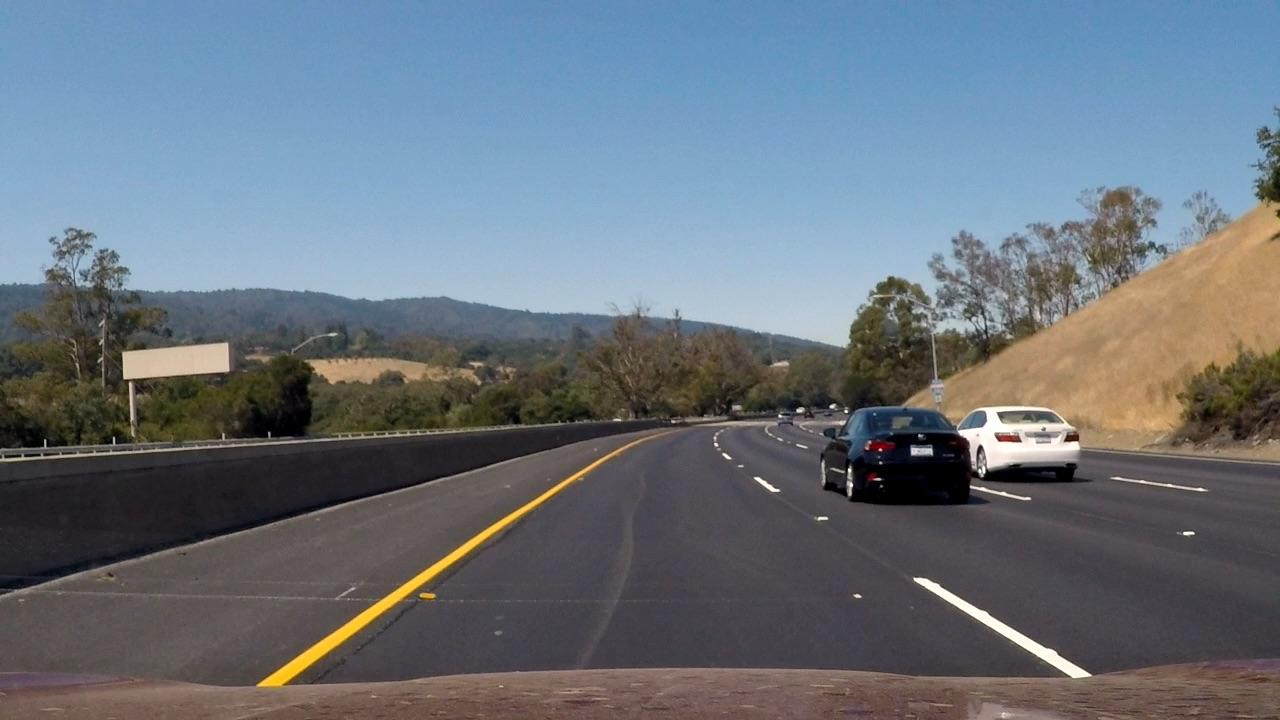
#> input picture lane_detection/images/YellowWhite.jpg, 1280 x 720 px, found by its file name
$ python run.py
#> lines starting #> are read from the running program, lines starting #| are printed output that depends on the picture; after the words box and inside, x2 and y2 are one past the last pixel; in counts of white or black regions, pixels touching at a corner belong together
import cv2
from matplotlib import pyplot as plt
import numpy as np
from collections import deque
from moviepy.editor import VideoFileClip
import os


def convert_hls(image):
    return cv2.cvtColor(image, cv2.COLOR_RGB2HLS)


def gray_scale(img):
    return cv2.cvtColor(img, cv2.COLOR_RGB2GRAY)


def white_yellow(image):
    converted = convert_hls(image)
    # white color mask
    lower = np.uint8([0, 200,   0])
    upper = np.uint8([255, 255, 255])
    white_mask = cv2.inRange(converted, lower, upper)
    # yellow color mask
    lower = np.uint8([90,   80, 100])
    upper = np.uint8([110, 255, 255])
    yellow_mask = cv2.inRange(converted, lower, upper)
    # combine the mask
    mask = cv2.bitwise_or(white_mask, yellow_mask)
    return cv2.bitwise_and(image, image, mask=mask)


def gaussian_smoothing(img, kernel_size=15):
    return cv2.GaussianBlur(img, (kernel_size, kernel_size), 0)


def canny_edges(img, low=50, high=150):
    return cv2.Canny(img, low, high)


def filter_region(img, vertices):
    mask = np.zeros_like(img)
    cv2.fillPoly(mask, vertices, 255)
    return cv2.bitwise_and(img, mask)


def interest_region(img):
    rows, cols = img.shape
    bottom_left = [cols*0.1, rows*0.95]
    top_left = [cols*0.4, rows*0.6]
    bottom_right = [cols*0.9, rows*0.95]
    top_right = [cols*0.6, rows*0.6]
    vertices = np.array([[bottom_left, top_left, top_right,
                          bottom_right]], dtype=np.int32)
    return filter_region(img, vertices)


def hough_lines(img):
    return cv2.HoughLinesP(img, rho=1, theta=np.pi/180, threshold=20, minLineLength=20, maxLineGap=300)


def _average_lines(lines):
    left_lanes = []
    left_weights = []
    right_lanes = []
    right_weights = []

    for line in lines:
        x1, y1, x2, y2 = line[0]
        if x1 == x2:
            # skip vertical lines
            continue

        slope = (y2 - y1)/(x2 - x1)
        y_intercept = y1 - slope * x1
        length = np.sqrt((x2 - x1)**2 + (y2 - y1)**2)

        # y is reversed
        if slope > 0:
            right_lanes.append((slope, y_intercept))
            right_weights.append((length))
        else:
            left_lanes.append((slope, y_intercept))
            left_weights.append((length))

    left_lane = np.dot(left_weights, left_lanes) / np.sum(left_weights) if len(left_lanes) > 0 else None
    right_lane = np.dot(right_weights, right_lanes) / np.sum(right_weights) if len(right_lanes) > 0 else None
    return left_lane, right_lane


def lane_lines(img, lines):
    left_line, right_line = _average_lines(lines)

    y1 = img.shape[0] * 0.9
    y2 = y1 * 0.6
    print(left_line)
    if left_line is not None:
        # left line
        x1 = (y1 - left_line[1]) / left_line[0]
        x2 = (y2 - left_line[1]) / left_line[0]
        left_line = ((int(x1), int(y1)), (int(x2), int(y2)))
    if right_line is not None:
        # right line
        x1 = (y1 - right_line[1]) / right_line[0]
        x2 = (y2 - right_line[1]) / right_line[0]
        right_line = ((int(x1), int(y1)), (int(x2), int(y2)))

    return left_line, right_line

def draw_lines(img, lines):
    img_lines = np.zeros_like(img)
    for line in lines:
        cv2.line(img_lines, line[0], line[1], (0, 0, 255), 10)

    return cv2.addWeighted(img, 1, img_lines, 1, 0)

class LaneDetector():

    def __init__(self):
        self.left_lines = deque(maxlen=50)
        self.right_lines = deque(maxlen=50)

    def process(self, img):
        img_processed = white_yellow(img)

        img_processed = gray_scale(img_processed)
        img_processed = gaussian_smoothing(img_processed)
        img_processed = canny_edges(img_processed)
        img_processed = interest_region(img_processed)
        lines = hough_lines(img_processed)
        left_line, right_line = lane_lines(img_processed, lines)

        # store lines
        if left_line is not None:
            self.left_lines.append(left_line)
        if right_line is not None:
            self.right_lines.append(right_line)

        # mean lines
        if len(self.left_lines) > 0:
            left_line = tuple(
                map(tuple, np.mean(self.left_lines, axis=0, dtype=np.int32)))
        if len(self.right_lines) > 0:
            right_line = tuple(
                map(tuple, np.mean(self.right_lines, axis=0, dtype=np.int32)))

        final_img = draw_lines(img, [left_line, right_line])

        return final_img

    def process_video(self, input, output):
        clip = VideoFileClip(input)
        processed = clip.fl_image(detector.process)
        processed.write_videofile(output, audio=False)


if __name__ == "__main__":
    detector = LaneDetector()

    img_original = cv2.imread('./lane_detection/images/YellowWhite.jpg')  # rgb
#> img_original is the input picture: shape (720, 1280, 3); mean B, G, R 125.1, 115.2, 105.7
    img = detector.process(img_original)
#> in white_yellow, `white_mask = cv2.inRange(converted, lower, upper)`:
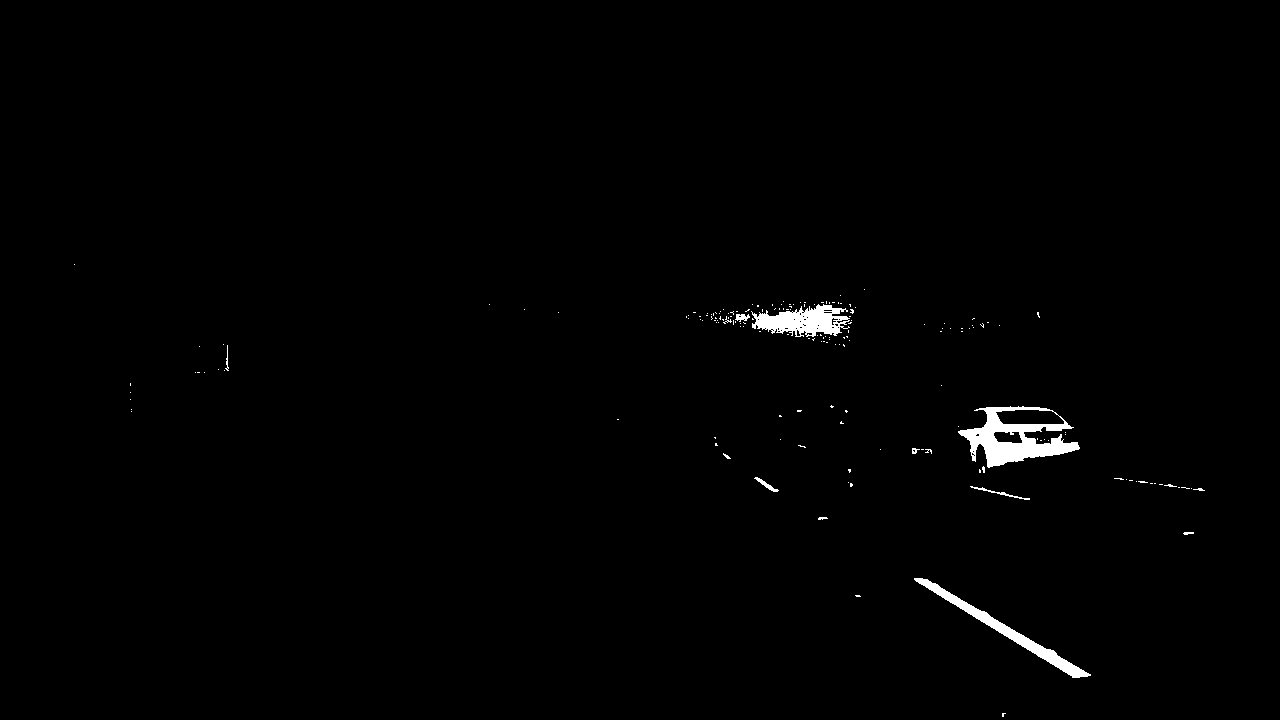
#> white_mask: shape (720, 1280); 0.86% white; 172 white regions (158 under 20 px), largest, box (x1, y1, x2, y2) and area: (958, 406, 1080, 468) 3261, (751, 304, 850, 337) 1913, (914, 578, 1091, 678) 1853
#> in white_yellow, `yellow_mask = cv2.inRange(converted, lower, upper)`:
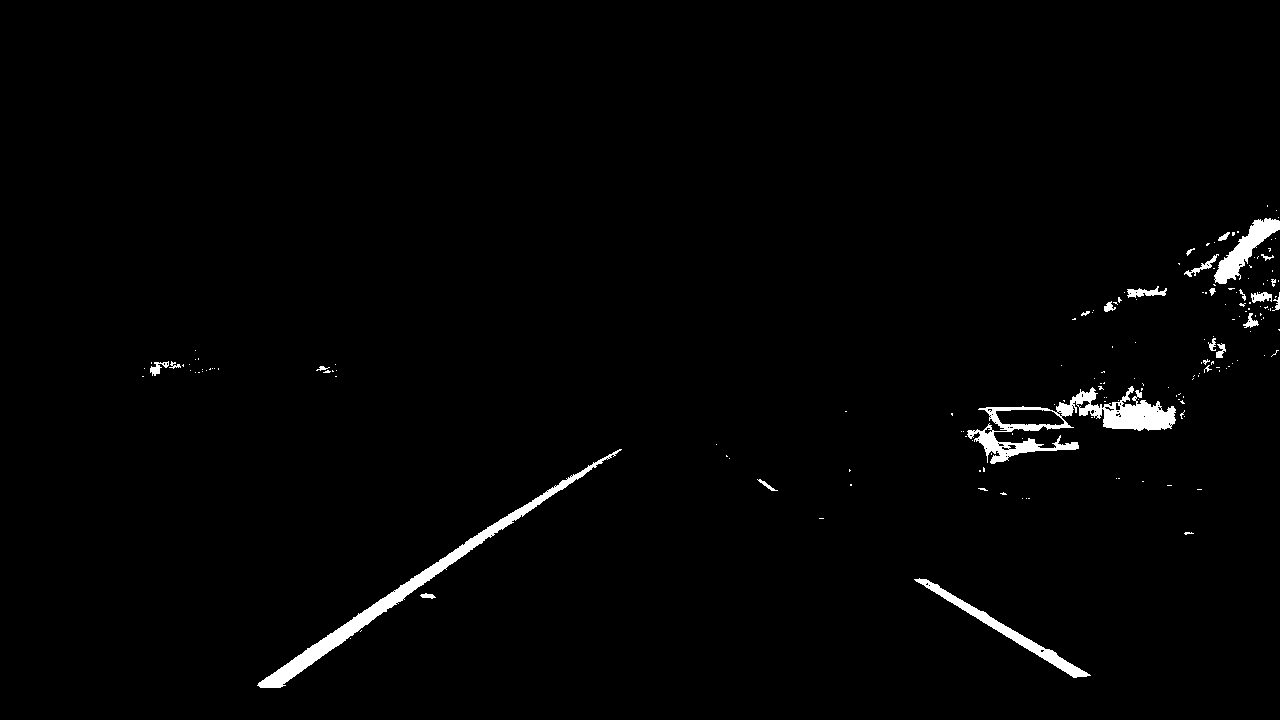
#> yellow_mask: shape (720, 1280); 1.5% white; 174 white regions (149 under 20 px), largest, box (x1, y1, x2, y2) and area: (967, 386, 1176, 464) 4468, (257, 449, 622, 688) 4397, (914, 578, 1091, 678) 1720
#> in filter_region, `cv2.fillPoly(mask, vertices, 255)`:
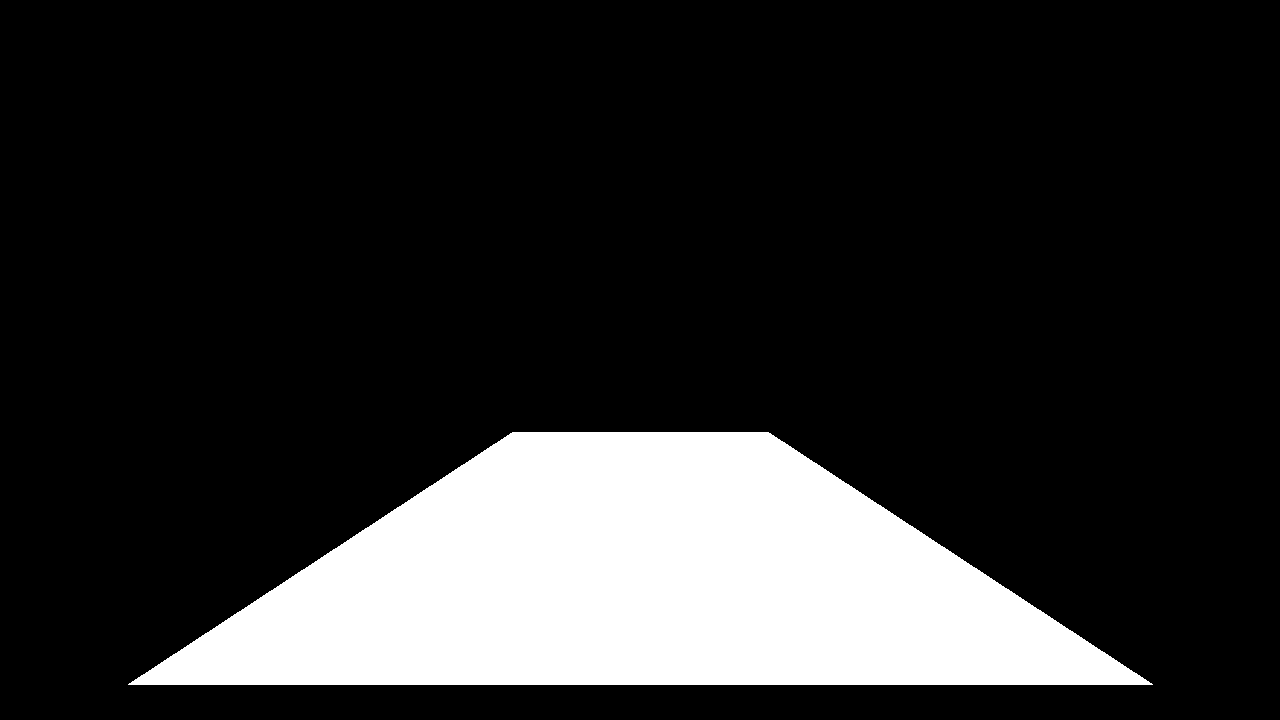
#> mask: shape (720, 1280); 17.6% white; 1 white region, box (x1, y1, x2, y2) and area: (128, 432, 1153, 685) 162305
#> in filter_region, `return cv2.bitwise_and(img, mask)`:
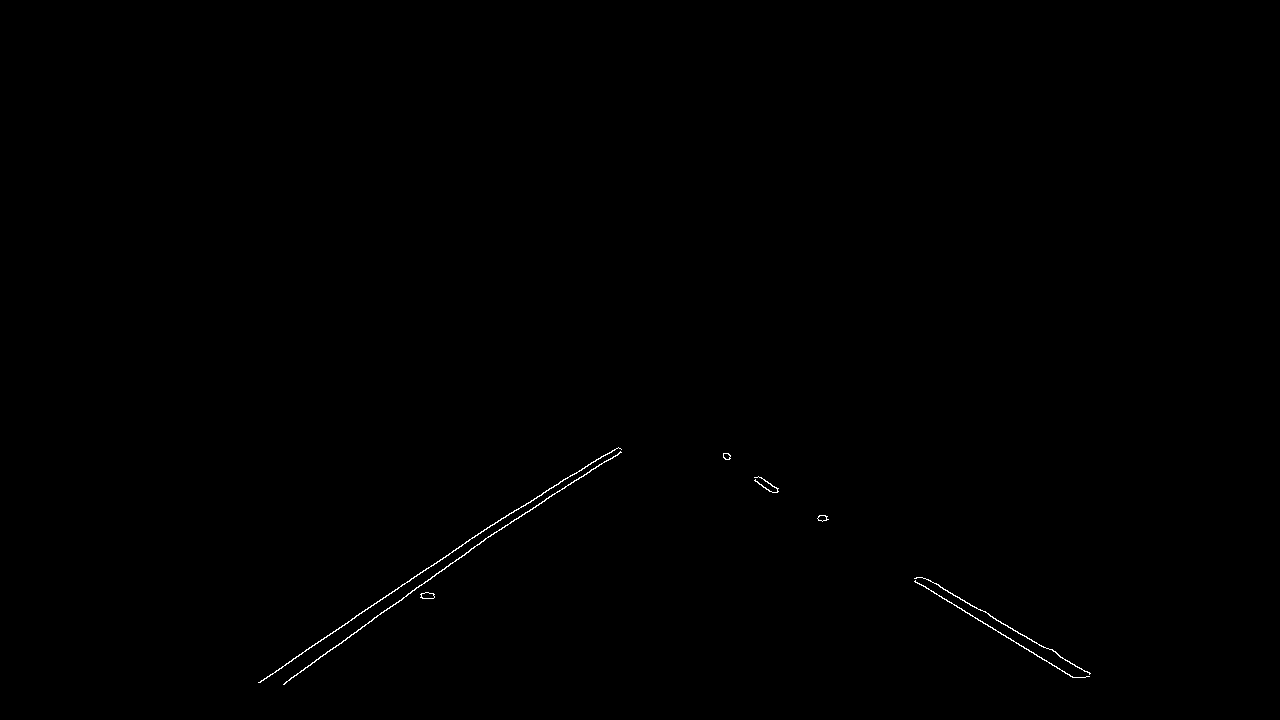
#> returned value: shape (720, 1280); 0.2% white in thin lines or dots, all inside (x1, y1, x2, y2) = (258, 447, 1091, 685)
#> in process, `lines = hough_lines(img_processed)`: lines = 17 rows, first 6: [259, 682, 516, 509], [755, 480, 1090, 673], [284, 684, 579, 470], [914, 581, 1074, 677], [283, 684, 572, 474], [754, 480, 1089, 673]
#> the loop in _average_lines, `for line in lines:` made 17 passes
#> (x1, y1, x2, y2, slope, y_intercept, length) on passes 1 to 8: (259, 682, 516, 509, -0.673, 856.3, 309.8), (755, 480, 1090, 673, 0.576, 45.03, 386.6), (284, 684, 579, 470, -0.725, 890, 364.4), (914, 581, 1074, 677, 0.6, 32.6, 186.6), (283, 684, 572, 474, -0.727, 889.6, 357.2), (754, 480, 1089, 673, 0.576, 45.61, 386.6), (483, 540, 620, 451, -0.65, 853.8, 163.4), (293, 658, 495, 522, -0.673, 855.3, 243.5)
#> after the loop in _average_lines, `for line in lines:`: left_lanes = [(-0.673, 856.3), (-0.725, 890), (-0.727, 889.6), (-0.65, 853.8), (-0.673, 855.3), (-0.647, 854.1), (-0.66, 850.6), (-0.585, 808.5), (-0.723, 890)]; left_weights = [309.8, 364.4, 357.2, 163.4, 243.5, 185.8, 59.91, 61.4, 240.6]; right_lanes = [(0.576, 45.03), (0.6, 32.6), (0.576, 45.61), (0.624, 4.14), (0.602, 28.73), (0.601, 31.84), (0.578, 42.94), (0.601, 27.73)]; right_weights = [386.6, 186.6, 386.6, 419.5, 188, 184.4, 349.9, 376.8]
#> in _average_lines, `left_lane = np.dot(left_weights, left_lanes) / np.sum(left_weights) if..`: left_lane = [-0.691, 870.4]
#> in _average_lines, `right_lane = np.dot(right_weights, right_lanes) / np.sum(right_weights..`: right_lane = [0.594, 32.12]
#> in lane_lines, `left_line, right_line = _average_lines(lines)`: left_line = [-0.691, 870.4]; right_line = [0.594, 32.12]
#| [-6.90962227e-01  8.70373437e+02]
#> in lane_lines, `x1 = (y1 - left_line[1]) / left_line[0]`: x1 = 321.8
#> in lane_lines, `x2 = (y2 - left_line[1]) / left_line[0]`: x2 = 697
#> in lane_lines, `left_line = ((int(x1), int(y1)), (int(x2), int(y2)))`: left_line = ((321, 648), (696, 388))
#> in lane_lines, `x1 = (y1 - right_line[1]) / right_line[0]`: x1 = 1037.3
#> in lane_lines, `x2 = (y2 - right_line[1]) / right_line[0]`: x2 = 600.7
#> in lane_lines, `right_line = ((int(x1), int(y1)), (int(x2), int(y2)))`: right_line = ((1037, 648), (600, 388))
#> in process, `left_line, right_line = lane_lines(img_processed, lines)`: left_line = ((321, 648), (696, 388)); right_line = ((1037, 648), (600, 388))

    # cv2.imshow('image', img)
    # cv2.waitKey(0)
    # cv2.destroyAllWindows()
    input_video = os.path.join(
        'lane_detection', 'videos', 'input', 'challenge.mp4')
    output_video = os.path.join(
        'lane_detection', 'videos', 'output', 'challenge-output.mp4')
    detector.process_video(input_video, output_video)
#> (the call stopped at in process_video, `clip = VideoFileClip(input)`: moviepy is not available in this run)
